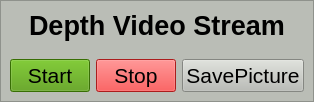
           <widget class="QFrame" name="DepthMenuFrame">
            <property name="styleSheet">
             <string notr="true">background-color: rgb(186, 189, 182);</string>
            </property>
            <property name="frameShape">
             <enum>QFrame::StyledPanel</enum>
            </property>
            <property name="frameShadow">
             <enum>QFrame::Raised</enum>
            </property>
            <layout class="QVBoxLayout" name="verticalLayout_5">
             <property name="spacing">
              <number>0</number>
             </property>
             <property name="leftMargin">
              <number>0</number>
             </property>
             <property name="topMargin">
              <number>0</number>
             </property>
             <property name="rightMargin">
              <number>0</number>
             </property>
             <property name="bottomMargin">
              <number>0</number>
             </property>
             <item>
              <widget class="QFrame" name="DepthTitleFrame">
               <property name="maximumSize">
                <size>
                 <width>16777215</width>
                 <height>70</height>
                </size>
               </property>
               <property name="frameShape">
                <enum>QFrame::NoFrame</enum>
               </property>
               <property name="frameShadow">
                <enum>QFrame::Raised</enum>
               </property>
               <layout class="QVBoxLayout" name="verticalLayout_7">
                <item alignment="Qt::AlignHCenter">
                 <widget class="QLabel" name="DVideoLabel">
                  <property name="font">
                   <font>
                    <pointsize>20</pointsize>
                    <weight>75</weight>
                    <bold>true</bold>
                   </font>
                  </property>
                  <property name="text">
                   <string>Depth Video Stream</string>
                  </property>
                 </widget>
                </item>
               </layout>
              </widget>
             </item>
             <item>
              <widget class="QFrame" name="DepthButtonFrame">
               <property name="maximumSize">
                <size>
                 <width>16777215</width>
                 <height>60</height>
                </size>
               </property>
               <property name="frameShape">
                <enum>QFrame::NoFrame</enum>
               </property>
               <property name="frameShadow">
                <enum>QFrame::Raised</enum>
               </property>
               <layout class="QGridLayout" name="gridLayout_2">
                <item row="0" column="0">
                 <widget class="QPushButton" name="StartDepthVideo">
                  <property name="font">
                   <font>
                    <pointsize>16</pointsize>
                    <weight>50</weight>
                    <italic>false</italic>
                    <bold>false</bold>
                    <underline>false</underline>
                    <strikeout>false</strikeout>
                   </font>
                  </property>
                  <property name="styleSheet">
                   <string notr="true">background-color: rgb(78, 154, 6);</string>
                  </property>
                  <property name="text">
                   <string>Start</string>
                  </property>
                 </widget>
                </item>
                <item row="0" column="1">
                 <widget class="QPushButton" name="StopDepthVideo">
                  <property name="font">
                   <font>
                    <pointsize>16</pointsize>
                    <weight>50</weight>
                    <italic>false</italic>
                    <bold>false</bold>
                    <underline>false</underline>
                    <strikeout>false</strikeout>
                   </font>
                  </property>
                  <property name="styleSheet">
                   <string notr="true">background-color: rgb(239, 41, 41);</string>
                  </property>
                  <property name="text">
                   <string>Stop</string>
                  </property>
                 </widget>
                </item>
                <item row="0" column="2">
                 <widget class="QPushButton" name="SaveDepthPic">
                  <property name="font">
                   <font>
                    <pointsize>16</pointsize>
                    <weight>50</weight>
                    <italic>false</italic>
                    <bold>false</bold>
                    <underline>false</underline>
                    <strikeout>false</strikeout>
                   </font>
                  </property>
                  <property name="text">
                   <string>SavePicture</string>
                  </property>
                 </widget>
                </item>
               </layout>
              </widget>
             </item>
             <item>
              <widget class="QFrame" name="DepthDropdownFrame">
               <property name="frameShape">
                <enum>QFrame::NoFrame</enum>
               </property>
               <property name="frameShadow">
                <enum>QFrame::Raised</enum>
               </property>
              </widget>
             </item>
            </layout>
           </widget>
